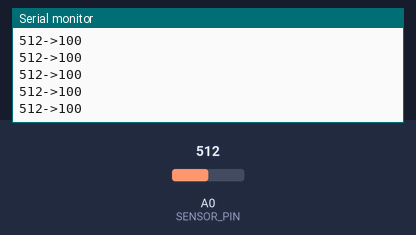
This sketch was run on a simulated nRF52 board. On the bench: the last lines printed to the serial monitor. The test bench sets the inputs (shaded band); at power-on: A0 (SENSOR_PIN) = 512. A phone connects over Bluetooth LE 3 s after start.

Above: at 4.2 s.
4.3 s: A0 (SENSOR_PIN) set to 716
At 4.31 s:
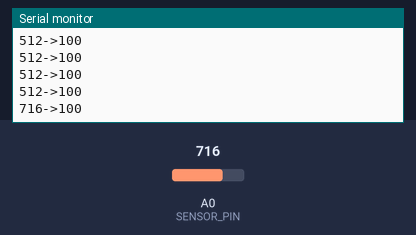
5.8 s: A0 (SENSOR_PIN) set to 900
At 5.81 s:
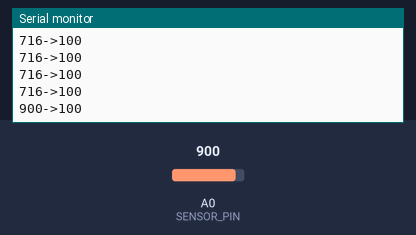
Timing chart, 0 to 8.8 s (numbered marks = the images above; inputs shaded):
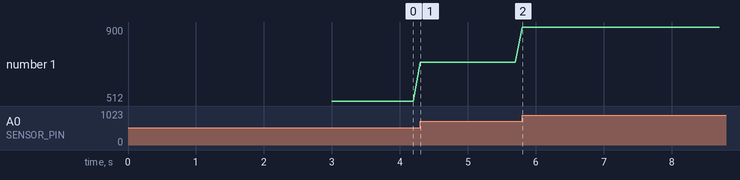

The sketch:

main.ino
```cpp
#include <bluefruit.h>

#define DEVICE_NAME "FR_S_11"
#define DATA_REPORT_INTERVAL_MS 100
#define SUSPENSION_TRAVEL_PID 1

#define SENSOR_RIDE_HEIGHT 345
#define SENSOR_DROOP 294

// Since we cannot report negative values in BLE, droop is defined as 0.
// Mapping is done using droop and ride height points since it is easier to get
// these measurements. All values in mm.
#define RIDE_HEIGHT_TRAVEL 33
#define DROOP_TRAVEL 0
#define MIN_TRAVEL 0
#define MAX_TRAVEL 100

#define CAN_IDX 0
#define SENSOR_PIN A0

#define HAS_DEBUG

#ifdef HAS_DEBUG
#define debugln Serial.println
#define debug Serial.print
#else
void dummy_debug(...) {
}
#define debug dummy_debug
#define debugln dummy_debug
#endif

unsigned long time_now = 0;
uint8_t canData[8] = { 0, 0, 0, 0, 0, 0, 0, 0 };
int sensorValue;
int suspensionTravel;

// BLEService docs: https://learn.adafruit.com/bluefruit-nrf52-feather-learning-guide/bleservice
BLEService bleService = BLEService(0x1ff8);

// BLECharacteristic docs: https://learn.adafruit.com/bluefruit-nrf52-feather-learning-guide/blecharacteristic
// RaceChrono uses two BLE characteristics:

// 0x02 to request which PIDs to send, and how frequently
BLECharacteristic pidRequestsCharacteristic = BLECharacteristic(0x02);
// 0x01 to be notified of data received for those PIDs
BLECharacteristic canBusDataCharacteristic = BLECharacteristic(0x01);

void initBLE() {
  Bluefruit.configPrphBandwidth(BANDWIDTH_MAX);
  Bluefruit.begin();
  Bluefruit.setName(DEVICE_NAME);

  bleService.begin();

  pidRequestsCharacteristic.setProperties(CHR_PROPS_WRITE);
  pidRequestsCharacteristic.setPermission(SECMODE_NO_ACCESS, SECMODE_OPEN);
  // pidRequestsCharacteristic.setWriteCallback(handle_racechrono_filter_request);
  pidRequestsCharacteristic.begin();

  canBusDataCharacteristic.setProperties(CHR_PROPS_NOTIFY | CHR_PROPS_READ);
  canBusDataCharacteristic.setPermission(SECMODE_OPEN, SECMODE_NO_ACCESS);
  canBusDataCharacteristic.begin();

  Bluefruit.setTxPower(+4);
}

void startBLEAdvertising() {
  Bluefruit.Advertising.addFlags(BLE_GAP_ADV_FLAGS_LE_ONLY_GENERAL_DISC_MODE);
  Bluefruit.Advertising.addTxPower();
  Bluefruit.Advertising.addService(bleService);
  Bluefruit.Advertising.addName();
  Bluefruit.Advertising.restartOnDisconnect(true);

  // Fast mode interval: 20 ms, slow mode interval: 152.5 ms.
  // The numbers specified on the call are multiplied by (0.625 ms) units.
  Bluefruit.Advertising.setInterval(/* fast= */ 32, /* slow= */ 244);

  // Timeout for fast mode is 30 seconds.
  Bluefruit.Advertising.setFastTimeout(30);

  // Start advertising forever.
  Bluefruit.Advertising.start(/* timeout= */ 0);
}

void initSensors() {
  pinMode(SENSOR_PIN, INPUT);
}

void setup() {
  uint32_t startTimeMs = millis();
#ifdef HAS_DEBUG
  Serial.begin(115200);
#endif
  while (!Serial && millis() - startTimeMs < 1000) {
  }

  debugln("Initializing BLE...");
  initBLE();
  startBLEAdvertising();

  debugln("BLE initialized, waiting for connection.");
  waitForConnection();
}

void waitForConnection() {
  uint32_t printIteration = 0;
  while (!Bluefruit.connected()) {
    if (printIteration < 10) {
      debug(".");
      printIteration++;
    } else {
      debugln();
      printIteration = 0;
    }
    delay(500);
  }
  debugln("Connected.");
}

void sendData(uint32_t pid, const uint8_t *data) {
  unsigned char buffer[20];
  buffer[0] = pid & 0xFF;
  buffer[1] = (pid >> 8) & 0xFF;
  buffer[2] = (pid >> 16) & 0xFF;
  buffer[3] = (pid >> 24) & 0xFF;
  memcpy(buffer + 4, data, 8);
  // 4 for PID and 8 for payload
  canBusDataCharacteristic.notify(buffer, 12);
}

void reportData() {
 if(millis() >= time_now + DATA_REPORT_INTERVAL_MS){
     time_now += DATA_REPORT_INTERVAL_MS;

     sensorValue = analogRead(SENSOR_PIN);
     // map from potentiometer reading to suspension travel
     suspensionTravel = min(
       MAX_TRAVEL,
      max(
        MIN_TRAVEL,
        map(sensorValue, SENSOR_RIDE_HEIGHT, SENSOR_DROOP, RIDE_HEIGHT_TRAVEL, DROOP_TRAVEL)
      )
     );
     debugln(String(sensorValue, DEC) + "->" + String(suspensionTravel, DEC));
     canData[CAN_IDX] = suspensionTravel;

     sendData(SUSPENSION_TRAVEL_PID, canData);
   }
}

void loop() {
  if (!Bluefruit.connected()) {
    debugln("RaceChrono disconnected! Waiting for a new connection.");
    waitForConnection();
  }
  reportData();
}
```

Measured:
- after the input at 4.3 s, the serial monitor: prints a new line at once (image 1)
- after the input at 5.8 s, the serial monitor: prints a new line at once (image 2)
- plotted number 1: 512 → 716 after the input at 4.3 s, 716 → 900 after the input at 5.8 s
